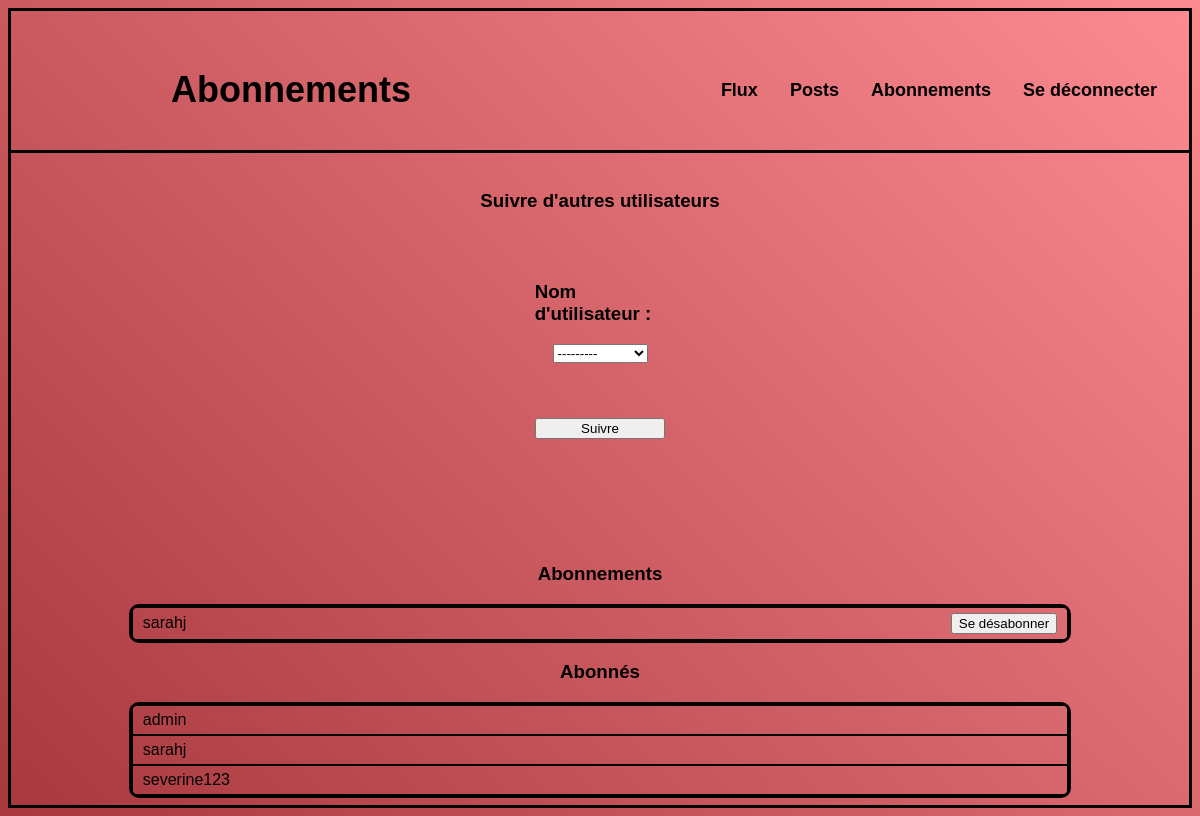
The app's page /review/subscription (signed in) with its own data.
### review/models.py (models this page shows)
class UserFollows(models.Model):
    user = models.ForeignKey(to=settings.AUTH_USER_MODEL, on_delete=models.CASCADE, related_name='following',
                             null=True, blank=True)
    followed_user = models.ForeignKey(to=settings.AUTH_USER_MODEL, on_delete=models.CASCADE,
                                      related_name='followed_by', null=True, blank=True)
    class Meta:
        unique_together = ('user', 'followed_user', )

### review/views.py (the view, shortened to what this page needs)
# urls.py: path('subscription', views.subscription, name='subscription'),
def subscription(request):
    user = request.user
    if user.is_active:
        if request.method == 'GET':
            form = UserFollowsForm()
            user_follows = UserFollows.objects.filter(user=request.user)
            followers = UserFollows.objects.filter(followed_user=request.user)
            infos = {'page_title': 'Abonnements', 'user_follows': user_follows, 'followers': followers, 'form': form}
            return render(request, 'review/subscription.html', infos)
    else:
        return redirect(connexion)

### review/forms.py
class UserFollowsForm(ModelForm):
    class Meta:
        model = UserFollows
        fields = ['followed_user']
        labels = {'followed_user': "Nom d'utilisateur :"}

### review/templates/review/subscription.html (shortened to what this page needs)
{% extends "review/base.html" %}
{% block title %}
<div class="">
    <ul class="header nav-list">
        <li class="nav-item"><h1>{{ page_title }}</h1></li>
        <li class="nav-item"><a href="{% url 'flux' %}">Flux</a></li>
        <li class="nav-item"><a href="{% url 'personal_posts' %}">Posts</a></li>
        <li class="nav-item"><a href="{% url 'subscription' %}">Abonnements</a></li>
        <li class="nav-item"><a href="{% url 'logout' %}">Se déconnecter</a></li>
    </ul>
</div>
{% endblock %}
{% block contenu %}
<div class="column-container">
    <h3>Suivre d'autres utilisateurs</h3>
    <div class="search row-container">
        <form method="post" enctype='multipart/form-data'>
            {% for field in form %}
            <p>
                <h3>{{field.label}}</h3>
                {{field}}
                <br>
            </p>
            <input class="element" type="submit" value="Suivre">
            {% endfor %}
        </form>
    </div>
    <h3>Abonnements</h3>
    <div class="subscriptions column-container">
        {% if user_follows %}
            {% for user_follow in user_follows %}
                <div class="row-container table">
                    <div class="element left">{{ user_follow.followed_user }}</div>
                    <button class="element right" type="submit"><a href="{% url 'unsubscribe' followed_user_id=user_follow.followed_user_id %}">Se désabonner</a></button>
                </div>
            {% endfor %}
        {% else %}
        <p>Vous n'êtes abonné à aucun utilisateur</p>
        {% endif %}
    </div>
    <h3>Abonnés</h3>
    <div class="subscribers column-container">
        {% if followers %}
            {% for follower in followers %}
            <div class="row-container table">
                <div class="element left">{{ follower.user }}</div>
            </div>
            {% endfor %}
        {% else %}
        <p>Personne ne suit votre profil</p>
        {% endif %}
    </div>
</div>
{% endblock %}

### review/static/review/css/style.css (style rules this page uses)
* { box-sizing: border-box; list-style: none; text-decoration: none;; }
body { font-family: sans-serif; background: linear-gradient(45deg, #A7383E, #FD8C92 ) center center no-repeat; border: black 3px solid; min-height: 100vh; }
a { color: black; }
form { margin-bottom: 100px; width: 80%; display: flex; flex-direction: column; align-items: center; }
.nav-list { padding: 1rem 0; display: flex; justify-content: flex-end; align-items: center; font-size: 18px; }
.nav-item { margin-right: 2rem; font-weight: 600; color: black; }
.nav-item:nth-child(1) { margin-right: auto; margin-left: 10rem; }
.header { text-align: center; border-bottom: black 3px solid; padding-bottom: 15px; }
.row-container { display: flex; flex-direction: row; justify-content: space-around; align-items: center; }
.column-container { display: flex; flex-direction: column; align-items: center; justify-content: space-around; }
.element { margin: 5px; }
.subscriptions, .subscribers, .ticket, .review { width: 80%; border: black solid 3px; border-radius: 10px ; }
.table { width: 100%; border: solid black 1px; }
.left { margin-left: 10px; margin-right: auto; }
.right { margin-left: auto; margin-right: 10px; }
input { width: 100%; }

### records on screen
UserFollows: followed_user "sarahj"
UserFollows: user "admin"
UserFollows: user "sarahj"
UserFollows: user "severine123"

### other values on screen
{{ page_title }} "Abonnements"
{{ field.label }} "Nom d'utilisateur :"
